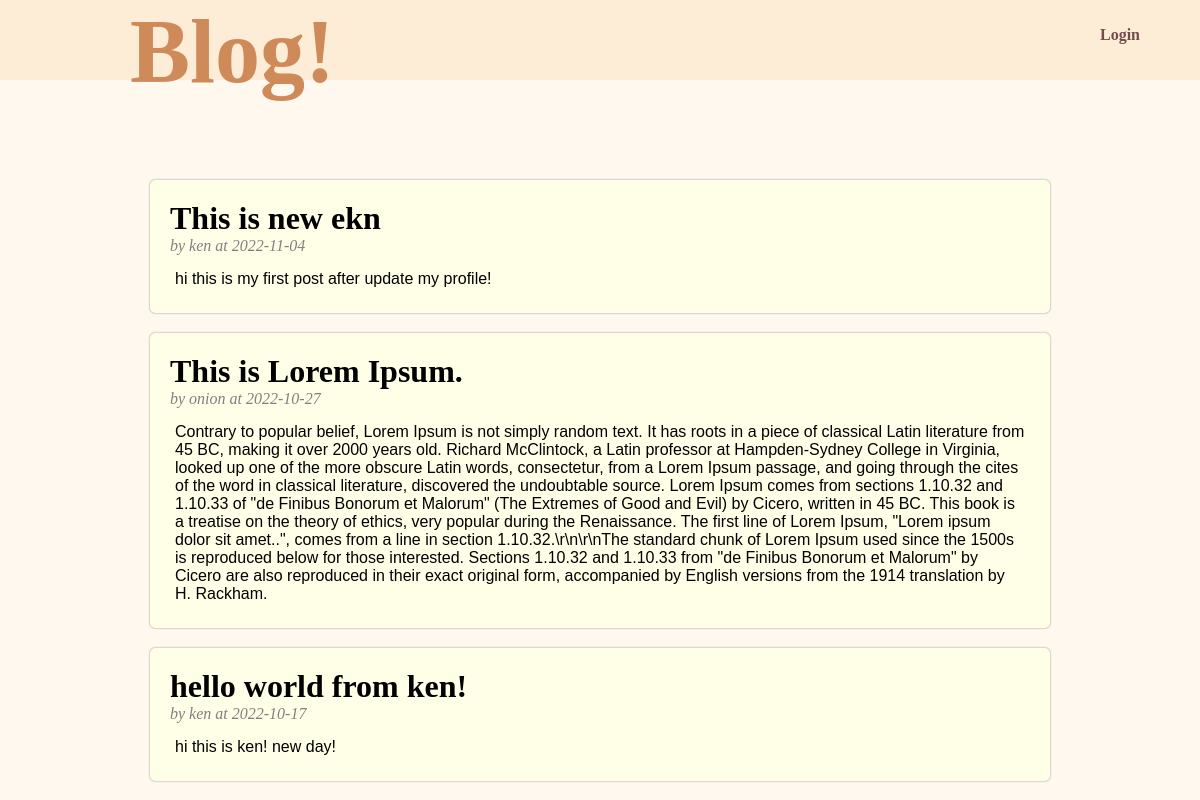
Before: / with the older database file.
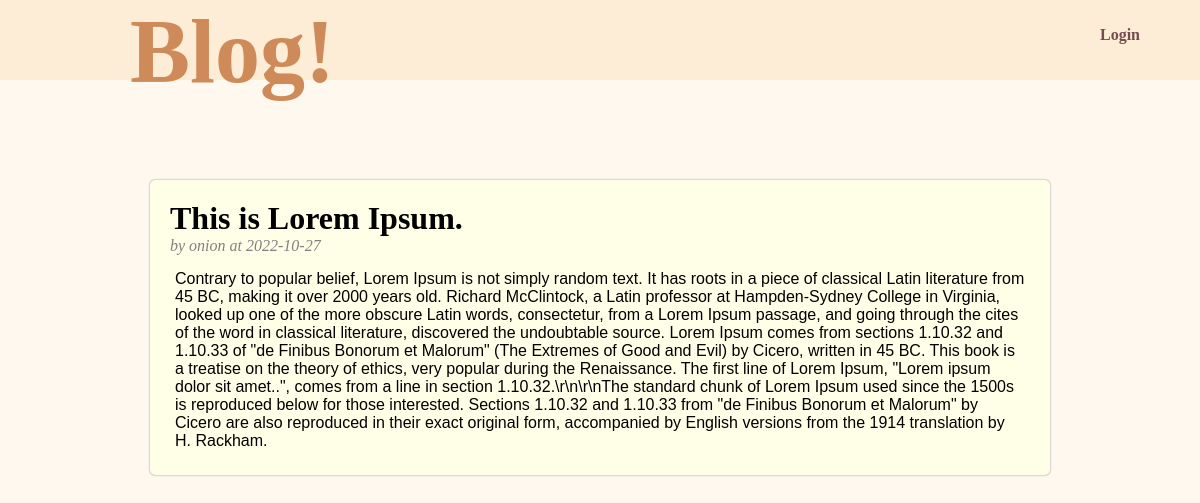
After: the same page with the newer database file.
### tables this page shows
CREATE TABLE posts(
id INTEGER PRIMARY KEY AUTOINCREMENT,
title TEXT NOT NULL,
description TEXT,
author TEXT NOT NULL,
date DATETIME DEFAULT CURRENT_TIMESTAMP
);

### app.py (the view)
@app.route('/')
def index():
	posts = model.fetch_post()
	return render_template('index.html', title='Home', active=session.get('loged_in', None), uname=session.get('username', None), posts=posts)

### model.py (called while the page is built)
def db_connect():
	conn = sqlite3.connect('database.db')
	return conn

def fetch_post():
	conn = db_connect()
	d={}
	flag=None
	try:
		conn.row_factory = sqlite3.Row
		d = conn.execute(f"SELECT id, title, description, author, date FROM posts order by date DESC").fetchall()
	except:
		flag=True
	conn.close()
	if flag == None:
		return d
	return None

### templates/index.html (shortened to what this page needs)
{% extends 'layout.html' %}
	{% block content %}
		<div id="content">
			<div id="header_name">
				<h1>Blog!</h1>
			</div>
			{% if active %}
				<div id="active">
						<span>Hello, {{uname}}!</span>
					<div id="dash">
						<a href="{{url_for('change', to=0)}}">Dashboard</a>
					</div>
					<div id="out">
						<a href="{{ url_for('logout') }}">Logout</a>
					</div>
				</div>
			{% else %}
			<div id="login_bar">
				<a href="{{ url_for('login') }}"> Login </a>
			</div>
			{% endif %}
		</div>
		<div id="body_content">
			<div id="post_content">
				{% for post in posts %}
				<div id="body-post">
					<div id="p-title">
						<h1>{{ post['title'] }}</h1>
					</div>
					<div id="autor">
						<p>by {{ post['author'] }} at {{ post['date'].split()[0] }}</p>
					</div>
					<div id="p-content">
						<p>
							{{ post['description'] }}
						</p>
					</div>
				</div>
				{% endfor %}
			</div>
		</div>
	{% endblock %}

### templates/layout.html (shortened to what this page needs)
<html>
<head>
	<link type="text/css" rel="stylesheet" href="{{ url_for('static', filename='css/style.css') }}"></link>
</head>
<body>
	{% block content %}
	{% endblock %}
</body>
</html>

### static/css/style.css (style rules this page uses)
* { margin:0px; }
body { background: #fff8ef; }
#content { display:inline-flex; height: 80px; width: 100%; background: #fdedd6; color: black; }
#header_name { width: 70%; height:100%; margin: 0px auto; }
#header_name h1 { color:#ce8a59; font-size: 90px; }
#login_bar { width:100px; line-height: 70px; font-weight: bold; }
#login_bar a { color: #734d4d; text-decoration: none; }
#body_content { width: 75%; margin: 0px auto; margin-top: 0px; margin-top: 0px; margin-top: 100; }
#body-post { padding: 20px; margin-bottom: 20px; background: #ffffe8; box-shadow: 0px 0px 2px #847979; border-radius: 5px; }
#p-content { font-family: arial; padding: 5px; margin-top: 10px; }
#autor { font-style:italic; color: gray; }
a { text-decoration: none; }

Changed rows visible on the page:
removed posts: title "This is new ekn", author "ken", date "2022-11-04", description "hi this is my first post after update my profile!"
removed posts: title "hello world from ken!", author "ken", date "2022-10-17", description "hi this is ken! new day!"
